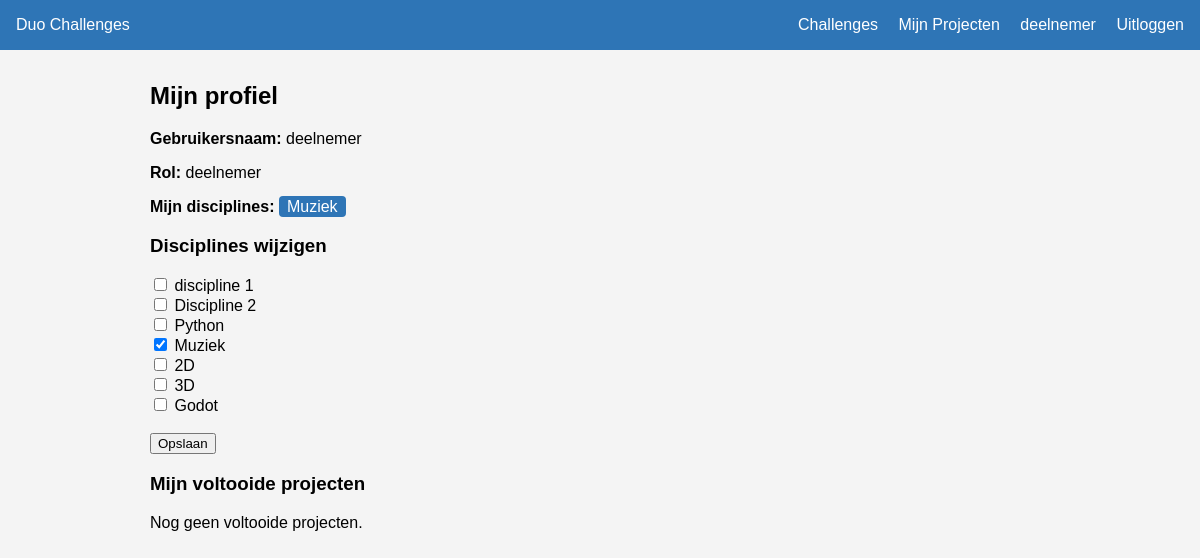
Page /profiel/ (signed in) on the committed database.
### challenges/models.py (models this page shows, shortened)
class Profiel(models.Model):
    ROL_KEUZES = [
        ('deelnemer', 'Deelnemer'),
        ('begeleider', 'Begeleider'),
    ]
    user = models.OneToOneField(User, on_delete=models.CASCADE)
    rol = models.CharField(max_length=20, choices=ROL_KEUZES, default='deelnemer')
    disciplines = models.ManyToManyField(
        Discipline,
        blank=True
    )

class Discipline(models.Model):
    naam = models.CharField(max_length=100)

### challenges/views.py (the view)
# urls.py: path('profiel/', views.profiel, name='profiel'),
@login_required(login_url='login')
def profiel(request):
    profiel, aangemaakt = Profiel.objects.get_or_create(user=request.user)
    disciplines = Discipline.objects.all()
    if request.method == 'POST':
        gekozen_ids = request.POST.getlist('disciplines')
        profiel.disciplines.set(gekozen_ids)
        profiel.save()
        return redirect('profiel')
    return render(request, 'profiel.html', {
        'profiel': profiel,
        'disciplines': disciplines
    })

### challenges/templates/profiel.html (shortened to what this page needs)
{% extends 'base.html' %}
{% block content %}
    <h2>Mijn profiel</h2>
    <p><strong>Gebruikersnaam:</strong> {{ user.username }}</p>
    <p><strong>Rol:</strong> {{ profiel.rol }}</p>
    <p><strong>Mijn disciplines:</strong>
        {% for d in profiel.disciplines.all %}
            <span style="background: #2E75B6; color: white; padding: 2px 8px; border-radius: 4px; margin-right: 4px;">{{ d.naam }}</span>
        {% empty %}
            Nog niet ingesteld
        {% endfor %}
    </p>
    <h3>Disciplines wijzigen</h3>
    <form method="post">
        {% for discipline in disciplines %}
            <label>
                <input type="checkbox" name="disciplines" value="{{ discipline.id }}"
                    {% if discipline in profiel.disciplines.all %}checked{% endif %}>
                {{ discipline.naam }}
            </label><br>
        {% endfor %}
        <br>
        <button type="submit">Opslaan</button>
    </form>
    <h3>Mijn voltooide projecten</h3>
    {% for deelname in profiel.user.challengedeelname_set.all %}
        {% if deelname.status == 'goedgekeurd' %}
            <div style="background: white; padding: 0.8rem; margin-bottom: 0.8rem; border-radius: 8px; border-left: 4px solid green;">
                <strong>{{ deelname.challenge.titel }}</strong>
                <p>{{ deelname.feedback }}</p>
            </div>
        {% endif %}
    {% empty %}
        <p>Nog geen voltooide projecten.</p>
    {% endfor %}
{% endblock %}

### challenges/templates/base.html (shortened to what this page needs)
<!DOCTYPE html>
<html lang="nl">
<head>
</head>
<body>
    <nav>
    <span>Duo Challenges</span>
    {% if user.is_authenticated %}
        <div>
            <a href="{% url 'challenges_lijst' %}">Challenges</a>
                   <a href="{% url 'mijn_projecten' %}">Mijn Projecten</a>
            <a href="{% url 'profiel' %}">{{ user.username }}</a>
            <a href="{% url 'logout' %}">Uitloggen</a>
        </div>
    {% endif %}
</nav>
    <div class="container">
        {% block content %}{% endblock %}
    </div>
</body>
</html>

### challenges/templates/base.html (style rules this page uses)
body { font-family: Arial, sans-serif; margin: 0; background: #f4f4f4; }
nav { background: #2E75B6; padding: 1rem; color: white; display: flex; justify-content: space-between; }
nav a { color: white; text-decoration: none; margin-left: 1rem; }
.container { max-width: 900px; margin: 2rem auto; padding: 0 1rem; }

### rows in the picture
Profiel: rol "deelnemer"
Discipline: naam "Muziek", disciplines "☑"
Discipline: naam "discipline 1"
Discipline: naam "Discipline 2"
Discipline: naam "Python"
Discipline: naam "2D"
Discipline: naam "3D"
Discipline: naam "Godot"

### other values in the picture
{{ user.username }} "deelnemer"
